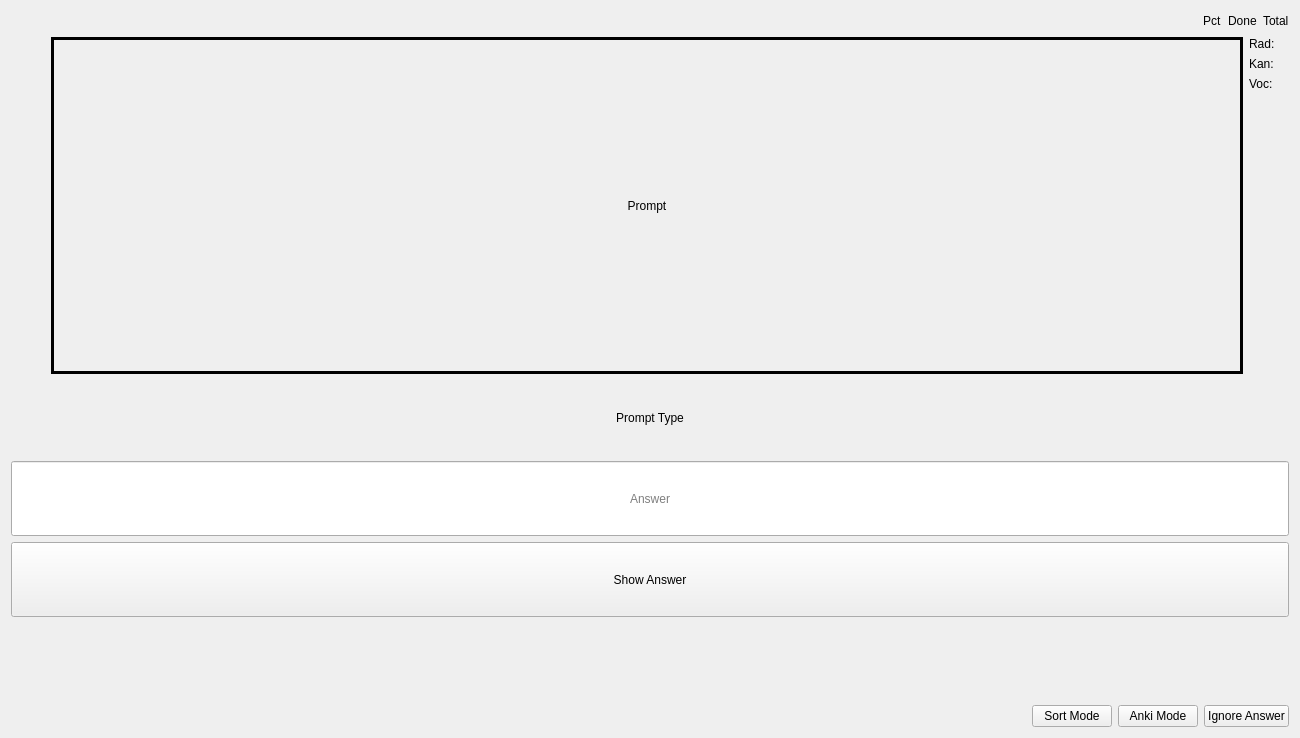
<?xml version="1.0" encoding="UTF-8"?>
<ui version="4.0">
 <class>Form</class>
 <widget class="QWidget" name="Form">
  <property name="geometry">
   <rect>
    <x>0</x>
    <y>0</y>
    <width>1299</width>
    <height>738</height>
   </rect>
  </property>
  <property name="windowTitle">
   <string>Form</string>
  </property>
  <layout class="QVBoxLayout" name="verticalLayout_2">
   <item>
    <layout class="QHBoxLayout" name="horizontalLayout_2">
     <item>
      <spacer name="horizontalSpacer_3">
       <property name="orientation">
        <enum>Qt::Horizontal</enum>
       </property>
       <property name="sizeHint" stdset="0">
        <size>
         <width>40</width>
         <height>20</height>
        </size>
       </property>
      </spacer>
     </item>
     <item>
      <widget class="QLabel" name="percentCorrect">
       <property name="text">
        <string>Pct</string>
       </property>
      </widget>
     </item>
     <item>
      <widget class="QLabel" name="totalDone">
       <property name="text">
        <string>Done</string>
       </property>
      </widget>
     </item>
     <item>
      <widget class="QLabel" name="totalToDo">
       <property name="text">
        <string>Total</string>
       </property>
      </widget>
     </item>
    </layout>
   </item>
   <item>
    <layout class="QVBoxLayout" name="verticalLayout">
     <item>
      <layout class="QHBoxLayout" name="horizontalLayout">
       <item>
        <spacer name="horizontalSpacer_2">
         <property name="orientation">
          <enum>Qt::Horizontal</enum>
         </property>
         <property name="sizeType">
          <enum>QSizePolicy::Fixed</enum>
         </property>
         <property name="sizeHint" stdset="0">
          <size>
           <width>40</width>
           <height>20</height>
          </size>
         </property>
        </spacer>
       </item>
       <item>
        <widget class="QLabel" name="promptLabel">
         <property name="sizePolicy">
          <sizepolicy hsizetype="Expanding" vsizetype="Preferred">
           <horstretch>0</horstretch>
           <verstretch>0</verstretch>
          </sizepolicy>
         </property>
         <property name="minimumSize">
          <size>
           <width>300</width>
           <height>0</height>
          </size>
         </property>
         <property name="frameShape">
          <enum>QFrame::Box</enum>
         </property>
         <property name="lineWidth">
          <number>3</number>
         </property>
         <property name="text">
          <string>Prompt</string>
         </property>
         <property name="alignment">
          <set>Qt::AlignCenter</set>
         </property>
        </widget>
       </item>
       <item>
        <layout class="QVBoxLayout" name="verticalLayout_3">
         <item>
          <widget class="QLabel" name="radicalCountToDo">
           <property name="sizePolicy">
            <sizepolicy hsizetype="Fixed" vsizetype="Preferred">
             <horstretch>0</horstretch>
             <verstretch>0</verstretch>
            </sizepolicy>
           </property>
           <property name="minimumSize">
            <size>
             <width>40</width>
             <height>0</height>
            </size>
           </property>
           <property name="text">
            <string>Rad: </string>
           </property>
          </widget>
         </item>
         <item>
          <widget class="QLabel" name="kanjiCountToDo">
           <property name="sizePolicy">
            <sizepolicy hsizetype="Fixed" vsizetype="Preferred">
             <horstretch>0</horstretch>
             <verstretch>0</verstretch>
            </sizepolicy>
           </property>
           <property name="minimumSize">
            <size>
             <width>40</width>
             <height>0</height>
            </size>
           </property>
           <property name="text">
            <string>Kan:</string>
           </property>
          </widget>
         </item>
         <item>
          <widget class="QLabel" name="vocabularyCountToDo">
           <property name="sizePolicy">
            <sizepolicy hsizetype="Fixed" vsizetype="Preferred">
             <horstretch>0</horstretch>
             <verstretch>0</verstretch>
            </sizepolicy>
           </property>
           <property name="minimumSize">
            <size>
             <width>40</width>
             <height>0</height>
            </size>
           </property>
           <property name="text">
            <string>Voc:</string>
           </property>
          </widget>
         </item>
         <item>
          <spacer name="verticalSpacer">
           <property name="orientation">
            <enum>Qt::Vertical</enum>
           </property>
           <property name="sizeHint" stdset="0">
            <size>
             <width>20</width>
             <height>40</height>
            </size>
           </property>
          </spacer>
         </item>
        </layout>
       </item>
      </layout>
     </item>
    </layout>
   </item>
   <item>
    <widget class="QLabel" name="promptType">
     <property name="minimumSize">
      <size>
       <width>0</width>
       <height>75</height>
      </size>
     </property>
     <property name="text">
      <string>Prompt Type</string>
     </property>
     <property name="alignment">
      <set>Qt::AlignCenter</set>
     </property>
    </widget>
   </item>
   <item>
    <widget class="QLineEdit" name="answerBox">
     <property name="minimumSize">
      <size>
       <width>0</width>
       <height>75</height>
      </size>
     </property>
     <property name="alignment">
      <set>Qt::AlignCenter</set>
     </property>
     <property name="placeholderText">
      <string>Answer</string>
     </property>
    </widget>
   </item>
   <item>
    <widget class="QPushButton" name="showAnswer">
     <property name="minimumSize">
      <size>
       <width>0</width>
       <height>75</height>
      </size>
     </property>
     <property name="text">
      <string>Show Answer</string>
     </property>
    </widget>
   </item>
   <item>
    <layout class="QHBoxLayout" name="horizontalLayout_4"/>
   </item>
   <item>
    <spacer name="horizontalSpacer_4">
     <property name="orientation">
      <enum>Qt::Vertical</enum>
     </property>
     <property name="sizeType">
      <enum>QSizePolicy::Preferred</enum>
     </property>
     <property name="sizeHint" stdset="0">
      <size>
       <width>1278</width>
       <height>82</height>
      </size>
     </property>
    </spacer>
   </item>
   <item>
    <layout class="QHBoxLayout" name="horizontalLayout_3">
     <item>
      <spacer name="horizontalSpacer_5">
       <property name="orientation">
        <enum>Qt::Horizontal</enum>
       </property>
       <property name="sizeHint" stdset="0">
        <size>
         <width>40</width>
         <height>20</height>
        </size>
       </property>
      </spacer>
     </item>
     <item>
      <widget class="QPushButton" name="sortMode">
       <property name="text">
        <string>Sort Mode</string>
       </property>
      </widget>
     </item>
     <item>
      <widget class="QPushButton" name="reviewMode">
       <property name="text">
        <string>Anki Mode</string>
       </property>
      </widget>
     </item>
     <item>
      <widget class="QPushButton" name="ignoreAnswer">
       <property name="text">
        <string>Ignore Answer</string>
       </property>
      </widget>
     </item>
    </layout>
   </item>
  </layout>
 </widget>
 <resources/>
 <connections/>
</ui>
